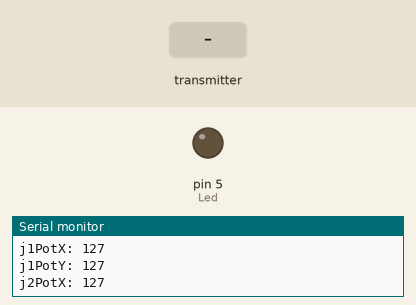
Recording of a sketch running on a simulated Arduino Uno, built with avr-gcc and run on an emulated ATmega328P. On the bench: output pins drawn as LEDs (lit = HIGH), the last lines printed to the serial monitor. The test bench sets the inputs (shaded band). No radio packets arrive unless stated.

Above: at 1.2 s.
1.3 s: the transmitter starts sending j1PotX = 0
At 2.4 s:
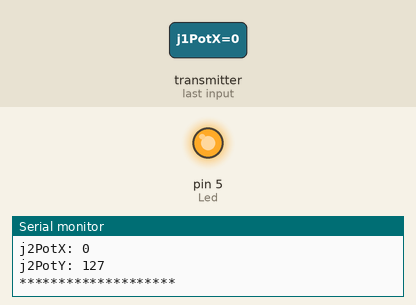
2.8 s: the transmitter starts sending j1PotY = 0
Timing chart, 0 to 5.8 s (numbered marks = the images above; inputs shaded):
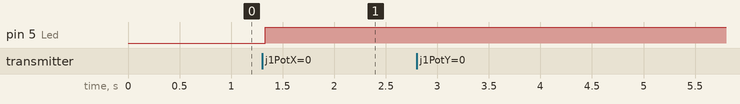

The sketch:

ReceiverCode.ino
```cpp
#include <SPI.h>
#include <nRF24L01.h>
#include <RF24.h>
RF24 radio(10, 9);   // nRF24L01 (CE, CSN)
const byte address[6] = "00001";
unsigned long lastReceiveTime = 0;
unsigned long currentTime = 0;
int Led = 5;
// Max size of this struct is 32 bytes - NRF24L01 buffer limit
struct Data_Package {
  byte j1PotX;
  byte j1PotY;
  byte j1Button;
  byte j2PotX;
  byte j2PotY;
  byte j2Button;

};
Data_Package data; //Create a variable with the above structure
void setup() {
  Serial.begin(9600);
  pinMode(Led,OUTPUT);
  radio.begin();
  radio.openReadingPipe(0, address);
  radio.setAutoAck(false);
  radio.setDataRate(RF24_250KBPS);
  radio.setPALevel(RF24_PA_LOW);
  radio.startListening(); //  Set the module as receiver
  resetData();
}
void loop() {
  // Check whether there is data to be received
  if (radio.available()) {
    radio.read(&data, sizeof(Data_Package)); // Read the whole data and store it into the 'data' structure
    lastReceiveTime = millis(); // At this moment we have received the data
    digitalWrite(Led,HIGH);
  }
  // Check whether we keep receving data, or we have a connection between the two modules
  currentTime = millis();
  if ( currentTime - lastReceiveTime > 1000 ) { // If current time is more then 1 second since we have recived the last data, that means we have lost connection
    resetData(); // If connection is lost, reset the data. It prevents unwanted behavior, for example if a drone has a throttle up and we lose connection, it can keep flying unless we reset the values
    digitalWrite(Led,LOW);
  }
  // Print the data in the Serial Monitor
  Serial.print("j1PotX: ");
  Serial.println(data.j1PotX);
  Serial.print("j1PotY: ");
  Serial.println(data.j1PotY);
  Serial.print("j2PotX: ");
  Serial.println(data.j1PotX);
  Serial.print("j2PotY: ");
  Serial.println(data.j1PotY);
  Serial.println("********************");
}
void resetData() {
  // Reset the values when there is no radio connection - Set initial default values
  data.j1PotX = 127;
  data.j1PotY = 127;
  data.j2PotX = 127;
  data.j2PotY = 127;
  data.j1Button = 1;
  data.j2Button = 1;
}
```

Measured:
- after the input at 1.3 s, pin 5 (Led): LOW → HIGH at once
